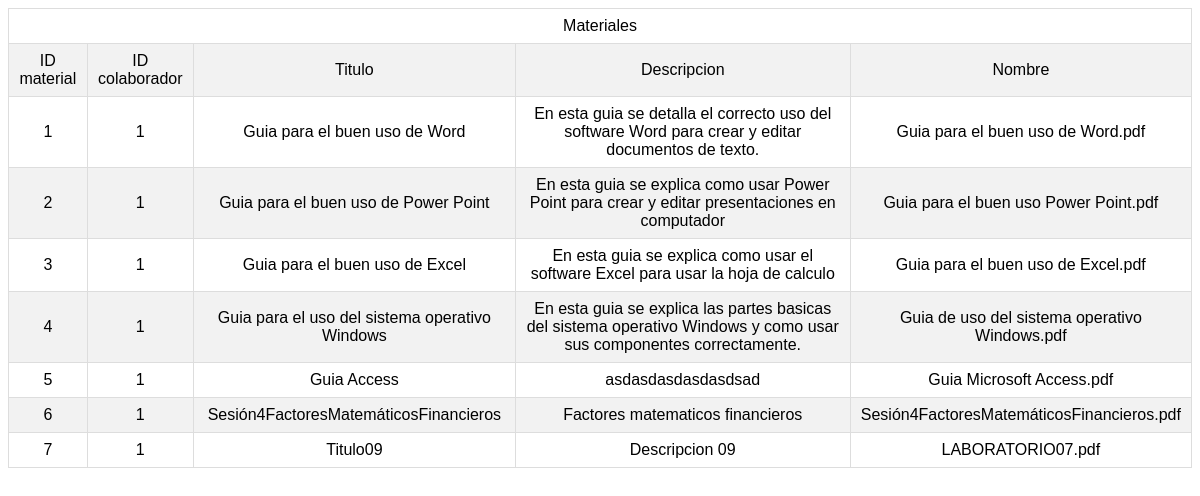
/Vista/Mantenimiento/AdministrarMateriales.php, run on the app's committed database.
### tables this page shows
CREATE TABLE IF NOT EXISTS `materiales` (
  `idmat` int(10) NOT NULL AUTO_INCREMENT,
  `id_cola` int(10) DEFAULT NULL,
  `titulo` varchar(150) DEFAULT NULL,
  `descripcion` mediumtext,
  `nommat` varchar(255) DEFAULT NULL,
  PRIMARY KEY (`idmat`),
  KEY `id_cola_fk_1` (`id_cola`)
);

### Util/config.inc.php (called while the page is built, shortened)
<?php
class Conect_MySql {
    var $obj = array("dbname" => "bdalfabetizacion",
        "dbuser" => "root",
        "dbpwd" => "",
        "dbhost" => "localhost");
    var $db_connect_id = "";
    function connect() {
        $this->db_connect_id = mysqli_connect($this->obj['dbhost'], $this->obj['dbuser'], $this->obj['dbpwd'], $this->obj['dbname']);
    }
    function execute($query) {
        $this->q_id = mysqli_query($this->db_connect_id, $query);
        return $this->q_id;
    }
    public function fetch_row($q_id = "") {
        $result = mysqli_fetch_array($q_id);
        return $result;
    }
}
?>

### Vista/Mantenimiento/AdministrarMateriales.php (the view, shortened to what this page needs)
<div>
    <?php
    include '../../Util/config.inc.php';
    $db = new Conect_MySql();
    $sql = "select * from materiales";
    $query = $db->execute($sql);
    $materiales = array();
    while ($datos = $db->fetch_row($query)) {
        $id = $datos['idmat'];
        $materiales[$id] = $datos;
    }
    ?>
    <table border="1" class="tituloTabla" style="text-align: center" id="customers">
        <tr>
            <td colspan="7" class="tituloTabla">Materiales</td>
        </tr>
        <tr>
            <td>ID material</td>
            <td>ID colaborador</td>
            <td>Titulo</td>
            <td>Descripcion</td>
            <td>Nombre</td>
        </tr>
<?php foreach ($materiales as $filas) { ?>
            <tr class="fondogrilla">
                <td><?php echo $filas['idmat']; ?></td>
                <td><?php echo $filas['id_cola']; ?></td>
                <td><?php echo $filas['titulo']; ?></td>
                <td><?php echo $filas['descripcion']; ?></td>
                <td><?php echo $filas['nommat']; ?></td>
            </tr>
<?php } ?>
    </table>
</div>

### Vista/Mantenimiento/AdministrarMateriales.php (style rules this page uses)
#customers { font-family: "Trebuchet MS", Arial, Helvetica, sans-serif; border-collapse: collapse; width: 100%; }
#customers td, #customers th { border: 1px solid #ddd; padding: 8px; }
#customers tr:nth-child(even) { background-color: #f2f2f2; }

### data on the page
materiales: idmat "1", id_cola "1", titulo "Guia para el buen uso de Word", descripcion "En esta guia se detalla el correcto uso del software Word para crear y editar documentos de texto.", nommat "Guia para el buen uso de Word.pdf"
materiales: idmat "2", id_cola "1", titulo "Guia para el buen uso de Power Point", descripcion "En esta guia se explica como usar Power Point para crear y editar presentaciones en computador", nommat "Guia para el buen uso Power Point.pdf"
materiales: idmat "3", id_cola "1", titulo "Guia para el buen uso de Excel", descripcion "En esta guia se explica como usar el software Excel para usar la hoja de calculo", nommat "Guia para el buen uso de Excel.pdf"
materiales: idmat "4", id_cola "1", titulo "Guia para el uso del sistema operativo Windows", descripcion "En esta guia se explica las partes basicas del sistema operativo Windows y como usar sus componentes correctamente.", nommat "Guia de uso del sistema operativo Windows.pdf"
materiales: idmat "5", id_cola "1", titulo "Guia Access", descripcion "asdasdasdasdasdsad", nommat "Guia Microsoft Access.pdf"
materiales: idmat "6", id_cola "1", titulo "Sesión4FactoresMatemáticosFinancieros", descripcion "Factores matematicos financieros", nommat "Sesión4FactoresMatemáticosFinancieros.pdf"
materiales: idmat "7", id_cola "1", titulo "Titulo09", descripcion "Descripcion 09", nommat "LABORATORIO07.pdf"
